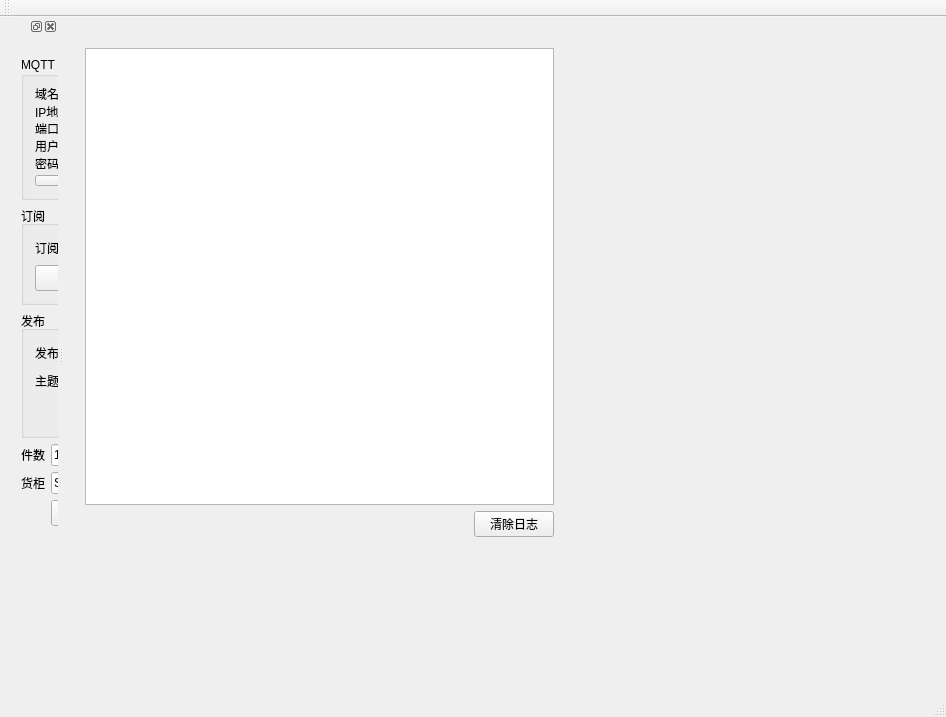
<?xml version="1.0" encoding="UTF-8"?>
<ui version="4.0">
 <class>MainWindow</class>
 <widget class="QMainWindow" name="MainWindow">
  <property name="geometry">
   <rect>
    <x>0</x>
    <y>0</y>
    <width>946</width>
    <height>717</height>
   </rect>
  </property>
  <property name="windowTitle">
   <string>MainWindow</string>
  </property>
  <property name="styleSheet">
   <string notr="true">QPalette{background:#D7DBE4;}QGroupBox#gboxDevicePanel&gt;QLabel{color:#E7ECF0;}

QWidget#frmMain,QWidget[Form=&quot;true&quot;]{
border:1px solid #738393;
border-radius:0px;
}

.QFrame{
border:1px solid #C2CCD8;
border-radius:5px;
}

QLabel,QLineEdit,QTextEdit,QPlainTextEdit,QSpinBox,QGroupBox,QComboBox,QDateEdit,QTimeEdit,QDateTimeEdit,QSpinBox,QTreeView,QListView,QTableView,QTabWidget::pane{
color:#3D3E42;
}

QWidget#widget_title{
background:qlineargradient(spread:pad,x1:0,y1:0,x2:0,y2:1,stop:0 #667481,stop:1 #566373);
}

QLabel#lab_Ico,QLabel#lab_Title{
border-radius:0px;
color:#E7ECF0;
background-color:rgba(0,0,0,0);
border-style:none;
}

QToolButton::menu-indicator{
image:None;
}

QToolButton,QWidget#widget_frm&gt;QLabel{
border-style:none;
padding:10px;
color:#E7ECF0;
background:qlineargradient(spread:pad,x1:0,y1:0,x2:0,y2:1,stop:0 #667481,stop:1 #566373);
}

QToolButton:hover,QWidget#widget_frm&gt;QLabel:hover{
background:qlineargradient(spread:pad,x1:0,y1:0,x2:0,y2:1,stop:0 #778899,stop:1 #708090);
}

QLabel[labVideo=&quot;true&quot;]{
color:#E7ECF0;
border:1px solid #738393;
background:qlineargradient(spread:pad,x1:0,y1:0,x2:0,y2:1,stop:0 #667481,stop:1 #566373);
}

QLabel[labVideo=&quot;true&quot;]:focus{
border:1px solid #FF0000;
background:qlineargradient(spread:pad,x1:0,y1:0,x2:0,y2:1,stop:0 #778899,stop:1 #708090);
}

QLineEdit,QTextEdit,QPlainTextEdit,QSpinBox{
border:1px solid #C2CCD8;
border-radius:5px;
padding:2px;
background:none;
selection-background-color:#667481;
selection-color:#E7ECF0;
}

QLineEdit[echoMode=&quot;2&quot;]{
lineedit-password-character:9679;
}

.QGroupBox{
border:1px solid #C2CCD8;
border-radius:5px;
}

.QPushButton{
border-style:none;
border:1px solid #C2CCD8;
color:#E7ECF0;
padding:5px;
min-height:20px;
border-radius:5px;
background:qlineargradient(spread:pad,x1:0,y1:0,x2:0,y2:1,stop:0 #667481,stop:1 #566373);
}

.QPushButton:hover{
background:qlineargradient(spread:pad,x1:0,y1:0,x2:0,y2:1,stop:0 #778899,stop:1 #708090);
}

.QPushButton:pressed{
background:qlineargradient(spread:pad,x1:0,y1:0,x2:0,y2:1,stop:0 #667481,stop:1 #566373);
}

.QPushButton:disabled{
color:#838383;
background:#F4F4F4;
}

QPushButton#btnSplitterH{
padding:2px;
min-height:8px;
}

QPushButton#btnMenu,QPushButton#btnMenu_Min,QPushButton#btnMenu_Max,QPushButton#btnMenu_Close,QPushButton#btnSplitterV,QPushButton#btnSplitterH{
border-radius:0px;
color:#E7ECF0;
background-color:rgba(0,0,0,0);
border-style:none;
}

QPushButton#btnMenu:hover,QPushButton#btnMenu_Min:hover,QPushButton#btnMenu_Max:hover,QPushButton#btnSplitterV:hover,QPushButton#btnSplitterH:hover{
background-color:qlineargradient(spread:pad,x1:0,y1:1,x2:0,y2:0,stop:0 rgba(25,134,199,0),stop:1 #778899);
}

QPushButton#btnMenu_Close:hover{
background-color:qlineargradient(spread:pad,x1:0,y1:1,x2:0,y2:0,stop:0 rgba(238,0,0,128),stop:1 rgba(238,44,44,255));
}

QCheckBox{
color:#3D3E42;
spacing:2px;
}

QCheckBox::indicator{
width:20px;
height:20px;
}

QCheckBox::indicator:unchecked{
image:url(:/image/checkbox_unchecked.png);
}

QCheckBox::indicator:checked{
image:url(:/image/checkbox_checked.png);
}

QRadioButton{
color:#3D3E42;
spacing:2px;
}

QRadioButton::indicator{
width:15px;
height:15px;
}

QRadioButton::indicator::unchecked{
image:url(:/image/radio_normal.png);
}

QRadioButton::indicator::checked{
image:url(:/image/radio_selected.png);
}

QSpinBox::up-button,QDateEdit::up-button,QTimeEdit::up-button,QDateTimeEdit::up-button{
image:url(:/image/add_top.png);
}

QSpinBox::down-button,QDateEdit::down-button,QTimeEdit::down-button,QDateTimeEdit::down-button{
image:url(:/image/add_bottom.png);
}

QComboBox,QDateEdit,QTimeEdit,QDateTimeEdit,QSpinBox{
border-radius:3px;
padding:3px 5px 3px 5px;
border:1px solid #C2CCD8;
background:none;
selection-background-color:#667481;
selection-color:#E7ECF0;
}

QComboBox::drop-down,QDateEdit::drop-down,QTimeEdit::drop-down,QDateTimeEdit::drop-down{
subcontrol-origin:padding;
subcontrol-position:top right;
width:15px;
border-left-width:1px;
border-left-style:solid;
border-top-right-radius:3px;
border-bottom-right-radius:3px;
border-left-color:#C2CCD8;
}

QComboBox::down-arrow,QDateEdit::down-arrow,QTimeEdit::down-arrow,QDateTimeEdit::down-arrow{
image:url(:/image/add_bottom.png);
}

QMenu{
color:#E7ECF0;
background-color:#667481;
margin:2px;
}

QMenu::item{
padding:3px 20px 3px 20px;
}

QMenu::indicator{
width:13px;
height:13px;
}

QMenu::item:selected{
color:#E7ECF0;
border:0px solid #738393;
background:qlineargradient(spread:pad,x1:0,y1:0,x2:0,y2:1,stop:0 #667481,stop:1 #566373);
}

QMenu::separator{
height:1px;
background:#738393;
}

QProgressBar{
background:#C2CCD8;
border-radius:5px;
text-align:center;
border:1px solid #C2CCD8;
}

QProgressBar::chunk{
width:5px;
margin:0.5px;
background-color:#667481;
}

QSlider::groove:horizontal,QSlider::add-page:horizontal{
height:8px;
border-radius:3px;
background:#C2CCD8;
}

QSlider::sub-page:horizontal{
height:8px;
border-radius:3px;
background:#708090;
}

QSlider::handle:horizontal{
width:13px;
margin-top:-3px;
margin-bottom:-3px;
border-radius:6px;
background:qradialgradient(spread:pad,cx:0.5,cy:0.5,radius:0.5,fx:0.5,fy:0.5,stop:0.6 #667481,stop:0.8 #778899);
}

QSlider::groove:vertical,QSlider::sub-page:vertical{
width:8px;
border-radius:3px;
background:#C2CCD8;
}

QSlider::add-page:vertical{
width:8px;
border-radius:3px;
background:#708090;
}

QSlider::handle:vertical{
height:13px;
margin-left:-2px;
margin-right:-3px;
border-radius:6px;
background:qradialgradient(spread:pad,cx:0.5,cy:0.5,radius:0.5,fx:0.5,fy:0.5,stop:0.6 #667481,stop:0.8 #778899);
}

QScrollBar:vertical{
width:10px;
background-color:rgba(0,0,0,0%);
padding-top:10px;
padding-bottom:10px;
}

QScrollBar:horizontal{
height:10px;
background-color:rgba(0,0,0,0%);
padding-left:10px;
padding-right:10px;
}

QScrollBar::handle:vertical,QScrollBar::handle:horizontal{
width:10px;
background:#708090;
}

QScrollBar::handle:vertical:hover,QScrollBar::handle:horizontal:hover{
width:10px;
background:#566373;
}

QScrollBar::add-line:vertical{
height:10px;
width:10px;
subcontrol-position:bottom;
subcontrol-origin:margin;
border-image:url(:/image/add_bottom.png);
}

QScrollBar::add-line:horizontal{
height:10px;
width:10px;
subcontrol-position:right;
subcontrol-origin:margin;
border-image:url(:/image/add_right.png);
}

QScrollBar::sub-line:vertical{
height:10px;
width:10px;
subcontrol-position:top;
subcontrol-origin:margin;
border-image:url(:/image/add_top.png);
}

QScrollBar::sub-line:horizontal{
height:10px;
width:10px;
subcontrol-position:left;
subcontrol-origin:margin;
border-image:url(:/image/add_left.png);
}

QScrollBar::add-page:vertical,QScrollBar::sub-page:vertical,QScrollBar::add-page:horizontal,QScrollBar::sub-page:horizontal{
width:10px;
background:#C2CCD8;
}

QScrollArea{
border:0px;
}

QTreeView,QListView,QTableView,QTabWidget::pane{
border:1px solid #C2CCD8;
selection-background-color:#778899;
selection-color:#E7ECF0;
alternate-background-color:#DDE0E7;
}

QTableView::item:selected,QListView::item:selected,QTreeView::item:selected{
color:#E7ECF0;
background:qlineargradient(spread:pad,x1:0,y1:0,x2:0,y2:1,stop:0 #667481,stop:1 #566373);
}

QTableView::item:hover,QListView::item:hover,QTreeView::item:hover{
color:#E7ECF0;
background:qlineargradient(spread:pad,x1:0,y1:0,x2:0,y2:1,stop:0 #778899,stop:1 #708090);
}

QTableView::item,QListView::item,QTreeView::item{
padding:5px;
margin:0px;
}

QHeaderView::section,QTableCornerButton:section{
padding:3px;
margin:0px;
color:#E7ECF0;
border:1px solid #C2CCD8;
background:qlineargradient(spread:pad,x1:0,y1:0,x2:0,y2:1,stop:0 #778899,stop:1 #708090);
}

QTabBar::tab{
border-radius:5px;
border:1px solid #C2CCD8;
color:#E7ECF0;
min-width:55px;
min-height:20px;
padding:3px 8px 3px 8px;
margin:1px;
background:qlineargradient(spread:pad,x1:0,y1:0,x2:0,y2:1,stop:0 #778899,stop:1 #708090);
}

QTabBar::tab:selected,QTabBar::tab:hover{
background:qlineargradient(spread:pad,x1:0,y1:0,x2:0,y2:1,stop:0 #667481,stop:1 #566373);
}

QStatusBar::item{
border:0px solid #667481;
border-radius:3px;
}

QToolBox::tab,QToolTip,QGroupBox#gboxDevicePanel{
padding:3px;
border-radius: 5px;
color:#E7ECF0;
background:qlineargradient(spread:pad,x1:0,y1:0,x2:0,y2:1,stop:0 #667481,stop:1 #566373);
}

QToolBox::tab:selected{
background:qlineargradient(spread:pad,x1:0,y1:0,x2:0,y2:1,stop:0 #778899,stop:1 #708090);
}
</string>
  </property>
  <widget class="QWidget" name="centralWidget">
   <widget class="QWidget" name="gridLayoutWidget">
    <property name="geometry">
     <rect>
      <x>10</x>
      <y>20</y>
      <width>491</width>
      <height>511</height>
     </rect>
    </property>
    <layout class="QGridLayout" name="gridLayout_4">
     <item row="1" column="1">
      <widget class="QPushButton" name="pushButton">
       <property name="maximumSize">
        <size>
         <width>16777215</width>
         <height>16777215</height>
        </size>
       </property>
       <property name="text">
        <string>清除日志</string>
       </property>
      </widget>
     </item>
     <item row="1" column="0">
      <spacer name="horizontalSpacer">
       <property name="orientation">
        <enum>Qt::Horizontal</enum>
       </property>
       <property name="sizeHint" stdset="0">
        <size>
         <width>40</width>
         <height>20</height>
        </size>
       </property>
      </spacer>
     </item>
     <item row="0" column="0" colspan="2">
      <widget class="QTextBrowser" name="textBrowser"/>
     </item>
    </layout>
   </widget>
  </widget>
  <widget class="QMenuBar" name="menuBar">
   <property name="geometry">
    <rect>
     <x>0</x>
     <y>0</y>
     <width>946</width>
     <height>23</height>
    </rect>
   </property>
  </widget>
  <widget class="QToolBar" name="mainToolBar">
   <attribute name="toolBarArea">
    <enum>TopToolBarArea</enum>
   </attribute>
   <attribute name="toolBarBreak">
    <bool>false</bool>
   </attribute>
  </widget>
  <widget class="QStatusBar" name="statusBar"/>
  <widget class="QDockWidget" name="dW_MQTT">
   <attribute name="dockWidgetArea">
    <number>1</number>
   </attribute>
   <widget class="QWidget" name="dWC_MQTT">
    <widget class="QWidget" name="verticalLayoutWidget">
     <property name="geometry">
      <rect>
       <x>10</x>
       <y>10</y>
       <width>241</width>
       <height>491</height>
      </rect>
     </property>
     <layout class="QVBoxLayout" name="verticalLayout">
      <item>
       <widget class="QGroupBox" name="gGB_MQTT">
        <property name="title">
         <string>MQTT</string>
        </property>
        <layout class="QGridLayout" name="gridLayout">
         <item row="2" column="1">
          <widget class="QLineEdit" name="lE_Port">
           <property name="text">
            <string>1883</string>
           </property>
          </widget>
         </item>
         <item row="5" column="0">
          <widget class="QPushButton" name="pB_Connect">
           <property name="text">
            <string>连接</string>
           </property>
          </widget>
         </item>
         <item row="5" column="1">
          <widget class="QPushButton" name="pB_Disconnect">
           <property name="text">
            <string>断开</string>
           </property>
          </widget>
         </item>
         <item row="3" column="0">
          <widget class="QLabel" name="l_Username">
           <property name="text">
            <string>用户名</string>
           </property>
          </widget>
         </item>
         <item row="4" column="1">
          <widget class="QLineEdit" name="lE_Password">
           <property name="text">
            <string>admin</string>
           </property>
          </widget>
         </item>
         <item row="0" column="1">
          <widget class="QLineEdit" name="lE_DomainName">
           <property name="text">
            <string>thenightsky.club</string>
           </property>
          </widget>
         </item>
         <item row="2" column="0">
          <widget class="QLabel" name="l_Port">
           <property name="text">
            <string>端口</string>
           </property>
          </widget>
         </item>
         <item row="1" column="0">
          <widget class="QLabel" name="l_IP">
           <property name="text">
            <string>IP地址</string>
           </property>
          </widget>
         </item>
         <item row="1" column="1">
          <widget class="QLineEdit" name="lE_IP">
           <property name="text">
            <string>118.89.223.73</string>
           </property>
          </widget>
         </item>
         <item row="4" column="0">
          <widget class="QLabel" name="l_Password">
           <property name="text">
            <string>密码</string>
           </property>
          </widget>
         </item>
         <item row="3" column="1">
          <widget class="QLineEdit" name="lE_Username">
           <property name="text">
            <string>admin</string>
           </property>
          </widget>
         </item>
         <item row="0" column="0">
          <widget class="QLabel" name="l_DomainName">
           <property name="text">
            <string>域名</string>
           </property>
          </widget>
         </item>
        </layout>
       </widget>
      </item>
      <item>
       <widget class="QGroupBox" name="gGB_Subscriber">
        <property name="title">
         <string>订阅</string>
        </property>
        <layout class="QGridLayout" name="gridLayout_2">
         <item row="1" column="0">
          <widget class="QPushButton" name="pB_Subscribe">
           <property name="text">
            <string>订阅</string>
           </property>
          </widget>
         </item>
         <item row="0" column="1">
          <widget class="QLineEdit" name="lE_SubscribeTopic">
           <property name="text">
            <string>5000</string>
           </property>
          </widget>
         </item>
         <item row="1" column="1">
          <widget class="QPushButton" name="pB_Unsubscribe">
           <property name="text">
            <string>取消</string>
           </property>
          </widget>
         </item>
         <item row="0" column="0">
          <widget class="QLabel" name="l_SubscribeTopic">
           <property name="text">
            <string>订阅主题</string>
           </property>
          </widget>
         </item>
        </layout>
       </widget>
      </item>
      <item>
       <widget class="QGroupBox" name="gGB_Publisher">
        <property name="title">
         <string>发布</string>
        </property>
        <layout class="QGridLayout" name="gridLayout_3">
         <item row="0" column="1">
          <widget class="QLineEdit" name="lE_PublishTopic">
           <property name="text">
            <string>5000</string>
           </property>
          </widget>
         </item>
         <item row="0" column="0">
          <widget class="QLabel" name="l_PublishTopic">
           <property name="text">
            <string>发布主题</string>
           </property>
          </widget>
         </item>
         <item row="2" column="1">
          <widget class="QPushButton" name="pB_Publish">
           <property name="text">
            <string>发布</string>
           </property>
          </widget>
         </item>
         <item row="1" column="1">
          <widget class="QLineEdit" name="lE_Message"/>
         </item>
         <item row="1" column="0">
          <widget class="QLabel" name="l_Message">
           <property name="text">
            <string>主题内容</string>
           </property>
          </widget>
         </item>
        </layout>
       </widget>
      </item>
      <item>
       <layout class="QGridLayout" name="gridLayout_5">
        <item row="2" column="0">
         <widget class="QLabel" name="label_2">
          <property name="text">
           <string>货柜</string>
          </property>
         </widget>
        </item>
        <item row="1" column="0">
         <widget class="QLabel" name="label">
          <property name="text">
           <string>件数</string>
          </property>
         </widget>
        </item>
        <item row="1" column="1">
         <widget class="QLineEdit" name="lineEdit">
          <property name="text">
           <string>10</string>
          </property>
         </widget>
        </item>
        <item row="2" column="1">
         <widget class="QLineEdit" name="lineEdit_2">
          <property name="text">
           <string>S101</string>
          </property>
         </widget>
        </item>
        <item row="3" column="1">
         <widget class="QPushButton" name="pushButton_2">
          <property name="text">
           <string>运货</string>
          </property>
         </widget>
        </item>
       </layout>
      </item>
     </layout>
    </widget>
   </widget>
  </widget>
 </widget>
 <layoutdefault spacing="6" margin="11"/>
 <resources/>
 <connections/>
</ui>
